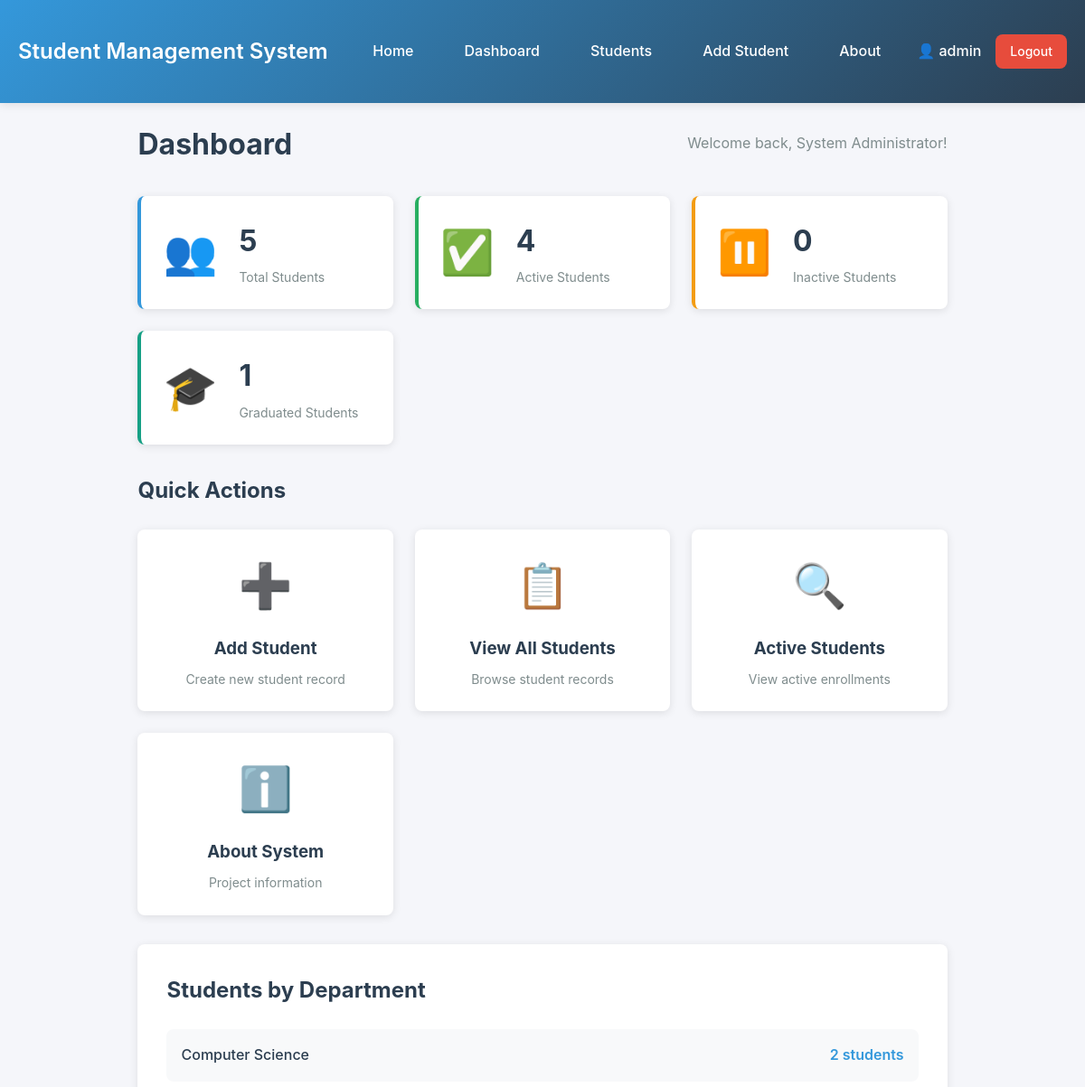
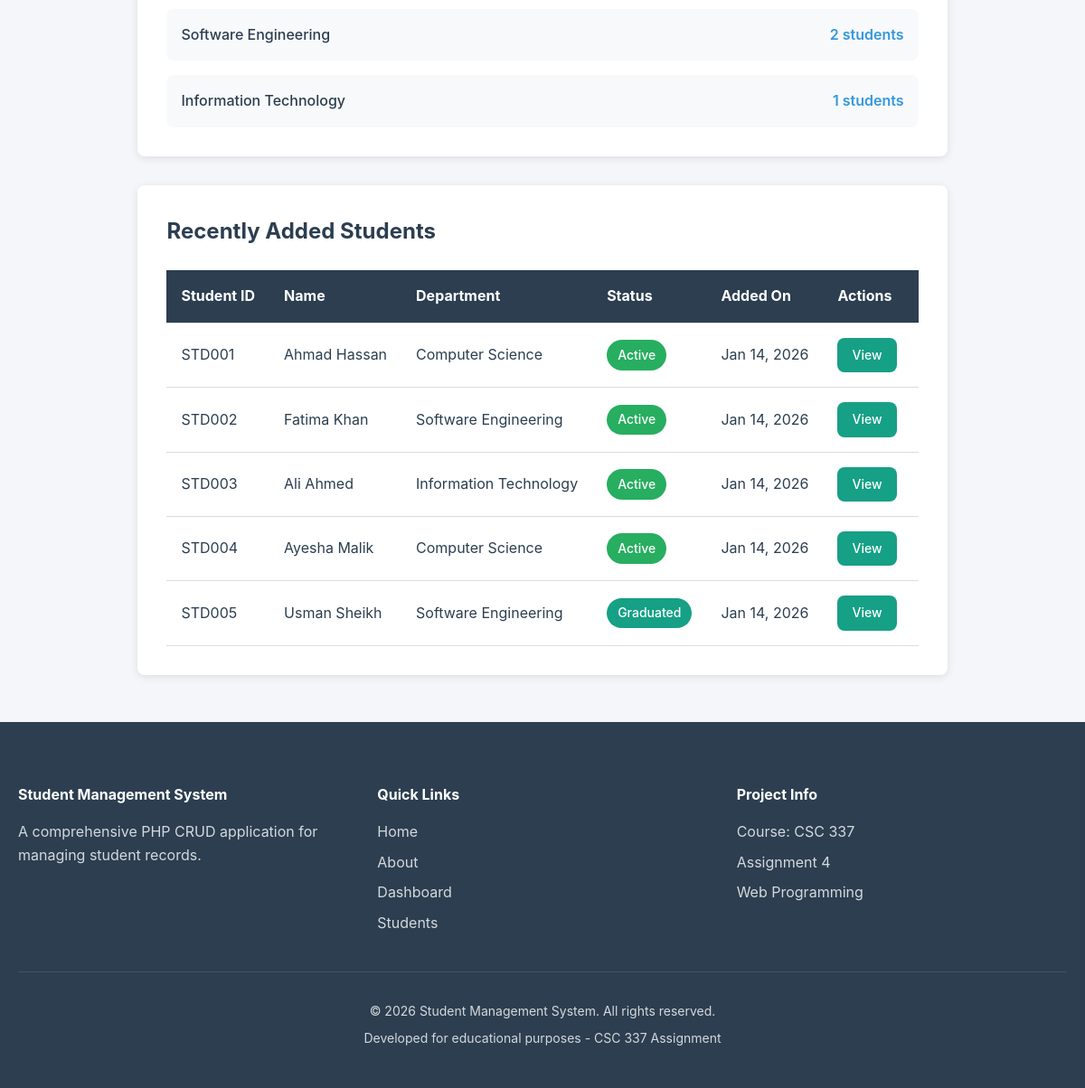
/dashboard.php (signed in), run on the app's committed database (2 pictures, top to bottom).
### tables this page shows
CREATE TABLE students (
    id INT AUTO_INCREMENT PRIMARY KEY,
    student_id VARCHAR(20) NOT NULL UNIQUE,
    first_name VARCHAR(50) NOT NULL,
    last_name VARCHAR(50) NOT NULL,
    email VARCHAR(100) NOT NULL UNIQUE,
    phone VARCHAR(20),
    date_of_birth DATE,
    gender ENUM('Male', 'Female', 'Other') DEFAULT 'Male',
    address TEXT,
    department VARCHAR(100),
    semester INT,
    cgpa DECIMAL(3,2),
    enrollment_date DATE,
    status ENUM('Active', 'Inactive', 'Graduated') DEFAULT 'Active',
    created_at TIMESTAMP DEFAULT CURRENT_TIMESTAMP,
    updated_at TIMESTAMP DEFAULT CURRENT_TIMESTAMP ON UPDATE CURRENT_TIMESTAMP
);

### config/session.php (called while the page is built, shortened)
<?php
function isLoggedIn() {
    return isset($_SESSION['user_id']) && !empty($_SESSION['user_id']);
}
?>

### dashboard.php (the view, shortened to what this page needs)
<?php
require_once 'config/session.php';
$conn = getConnection();
$stats = [
    'total_students' => 0,
    'active_students' => 0,
    'inactive_students' => 0,
    'graduated_students' => 0,
    'departments' => []
];
$result = $conn->query("SELECT COUNT(*) as count FROM students");
$stats['total_students'] = $result->fetch_assoc()['count'];
$result = $conn->query("SELECT COUNT(*) as count FROM students WHERE status = 'Active'");
$stats['active_students'] = $result->fetch_assoc()['count'];
$result = $conn->query("SELECT COUNT(*) as count FROM students WHERE status = 'Inactive'");
$stats['inactive_students'] = $result->fetch_assoc()['count'];
$result = $conn->query("SELECT COUNT(*) as count FROM students WHERE status = 'Graduated'");
$stats['graduated_students'] = $result->fetch_assoc()['count'];
$result = $conn->query("SELECT department, COUNT(*) as count FROM students GROUP BY department ORDER BY count DESC");
while ($row = $result->fetch_assoc()) {
    $stats['departments'][] = $row;
}
$recentStudents = [];
$result = $conn->query("SELECT * FROM students ORDER BY created_at DESC LIMIT 5");
while ($row = $result->fetch_assoc()) {
    $recentStudents[] = $row;
}
?>
<!DOCTYPE html>
<html lang="en">
<head>
    <link rel="stylesheet" href="assets/css/style.css">
</head>
<body>
    <?php include 'includes/header.php'; ?>
    <div class="container">
        <div class="page-header">
            <h1>Dashboard</h1>
            <p>Welcome back, <?php echo htmlspecialchars($_SESSION['full_name']); ?>!</p>
        </div>
        <div class="stats-grid">
            <div class="stat-card stat-primary">
                <div class="stat-icon">👥</div>
                <div class="stat-content">
                    <h3><?php echo $stats['total_students']; ?></h3>
                    <p>Total Students</p>
                </div>
            </div>
            <div class="stat-card stat-success">
                <div class="stat-icon">✅</div>
                <div class="stat-content">
                    <h3><?php echo $stats['active_students']; ?></h3>
                    <p>Active Students</p>
                </div>
            </div>
            <div class="stat-card stat-warning">
                <div class="stat-icon">⏸️</div>
                <div class="stat-content">
                    <h3><?php echo $stats['inactive_students']; ?></h3>
                    <p>Inactive Students</p>
                </div>
            </div>
            <div class="stat-card stat-info">
                <div class="stat-icon">🎓</div>
                <div class="stat-content">
                    <h3><?php echo $stats['graduated_students']; ?></h3>
                    <p>Graduated Students</p>
                </div>
            </div>
        </div>
        <div class="quick-actions">
            <h2>Quick Actions</h2>
            <div class="actions-grid">
                <a href="students/create.php" class="action-card">
                    <div class="action-icon">➕</div>
                    <h3>Add Student</h3>
                    <p>Create new student record</p>
                </a>
                <a href="students/list.php" class="action-card">
                    <div class="action-icon">📋</div>
                    <h3>View All Students</h3>
                    <p>Browse student records</p>
                </a>
                <a href="students/list.php?status=Active" class="action-card">
                    <div class="action-icon">🔍</div>
                    <h3>Active Students</h3>
                    <p>View active enrollments</p>
                </a>
                <a href="about.php" class="action-card">
                    <div class="action-icon">ℹ️</div>
                    <h3>About System</h3>
                    <p>Project information</p>
                </a>
            </div>
        </div>
        <?php if (!empty($stats['departments'])): ?>
        <div class="dashboard-section">
            <h2>Students by Department</h2>
            <div class="department-stats">
                <?php foreach ($stats['departments'] as $dept): ?>
                    <div class="dept-stat">
                        <span class="dept-name"><?php echo htmlspecialchars($dept['department']); ?></span>
                        <span class="dept-count"><?php echo $dept['count']; ?> students</span>
                    </div>
                <?php endforeach; ?>
            </div>
        </div>
        <?php endif; ?>
        <?php if (!empty($recentStudents)): ?>
        <div class="dashboard-section">
            <h2>Recently Added Students</h2>
            <div class="recent-students">
                <table class="data-table">
                    <thead>
                        <tr>
                            <th>Student ID</th>
                            <th>Name</th>
                            <th>Department</th>
                            <th>Status</th>
                            <th>Added On</th>
                            <th>Actions</th>
                        </tr>
                    </thead>
                    <tbody>
                        <?php foreach ($recentStudents as $student): ?>
                            <tr>
                                <td><?php echo htmlspecialchars($student['student_id']); ?></td>
                                <td><?php echo htmlspecialchars($student['first_name'] . ' ' . $student['last_name']); ?></td>
                                <td><?php echo htmlspecialchars($student['department']); ?></td>
                                <td>
                                    <span class="badge badge-<?php echo strtolower($student['status']); ?>">
                                        <?php echo htmlspecialchars($student['status']); ?>
                                    </span>
                                </td>
                                <td><?php echo date('M j, Y', strtotime($student['created_at'])); ?></td>
                                <td class="actions">
                                    <a href="students/view.php?id=<?php echo $student['id']; ?>"
                                       class="btn btn-sm btn-info">View</a>
                                </td>
                            </tr>
                        <?php endforeach; ?>
                    </tbody>
                </table>
            </div>
        </div>
        <?php endif; ?>
    </div>
    <?php include 'includes/footer.php'; ?>
</body>
</html>

### includes/header.php (shortened to what this page needs)
<nav class="navbar">
    <div class="container">
        <div class="navbar-brand">
            <a href="<?php echo isLoggedIn() ? '/dashboard.php' : '/index.php'; ?>">
                <h2>Student Management System</h2>
            </a>
        </div>
        <div class="navbar-menu">
            <a href="<?php echo isLoggedIn() ? '/dashboard.php' : '/index.php'; ?>">Home</a>
            <?php if (isLoggedIn()): ?>
                <a href="/dashboard.php">Dashboard</a>
                <a href="/students/list.php">Students</a>
                <a href="/students/create.php">Add Student</a>
            <?php endif; ?>
            <a href="/about.php">About</a>
            <?php if (isLoggedIn()): ?>
                <div class="navbar-user">
                    <span>👤 <?php echo htmlspecialchars($_SESSION['username']); ?></span>
                    <a href="/auth/logout.php" class="btn btn-sm btn-danger">Logout</a>
                </div>
            <?php else: ?>
                <a href="/auth/login.php" class="btn btn-sm btn-primary">Login</a>
            <?php endif; ?>
        </div>
    </div>
</nav>

### includes/footer.php (shortened to what this page needs)
<footer class="footer">
    <div class="container">
        <div class="footer-content">
            <div class="footer-section">
                <h4>Student Management System</h4>
                <p>A comprehensive PHP CRUD application for managing student records.</p>
            </div>
            <div class="footer-section">
                <h4>Quick Links</h4>
                <ul>
                    <li><a href="/index.php">Home</a></li>
                    <li><a href="/about.php">About</a></li>
                    <?php if (isLoggedIn()): ?>
                        <li><a href="/dashboard.php">Dashboard</a></li>
                        <li><a href="/students/list.php">Students</a></li>
                    <?php endif; ?>
                </ul>
            </div>
            <div class="footer-section">
                <h4>Project Info</h4>
                <ul>
                    <li>Course: CSC 337</li>
                    <li>Assignment 4</li>
                    <li>Web Programming</li>
                </ul>
            </div>
        </div>
        <div class="footer-bottom">
            <p>&copy; 2026 Student Management System. All rights reserved.</p>
            <p>Developed for educational purposes - CSC 337 Assignment</p>
        </div>
    </div>
</footer>

### data on the page
students: student "STD001", first_name+last_name "Ahmad Hassan", department "Computer Science", status "Active", created_at "Jan 14, 2026"
students: student "STD002", first_name+last_name "Fatima Khan", department "Software Engineering", status "Active", created_at "Jan 14, 2026"
students: student "STD003", first_name+last_name "Ali Ahmed", department "Information Technology", status "Active", created_at "Jan 14, 2026"
students: student "STD004", first_name+last_name "Ayesha Malik", department "Computer Science", status "Active", created_at "Jan 14, 2026"
students: student "STD005", first_name+last_name "Usman Sheikh", department "Software Engineering", status "Graduated", created_at "Jan 14, 2026"

### other printed values
$_SESSION['username'] "admin"
$_SESSION['full_name'] "System Administrator"
$stats['total_students'] "5"
$stats['active_students'] "4"
$stats['inactive_students'] "0"
$stats['graduated_students'] "1"
$dept['department'] "Computer Science"
$dept['count'] "2"
$dept['department'] "Software Engineering"
$dept['department'] "Information Technology"
$dept['count'] "1"
